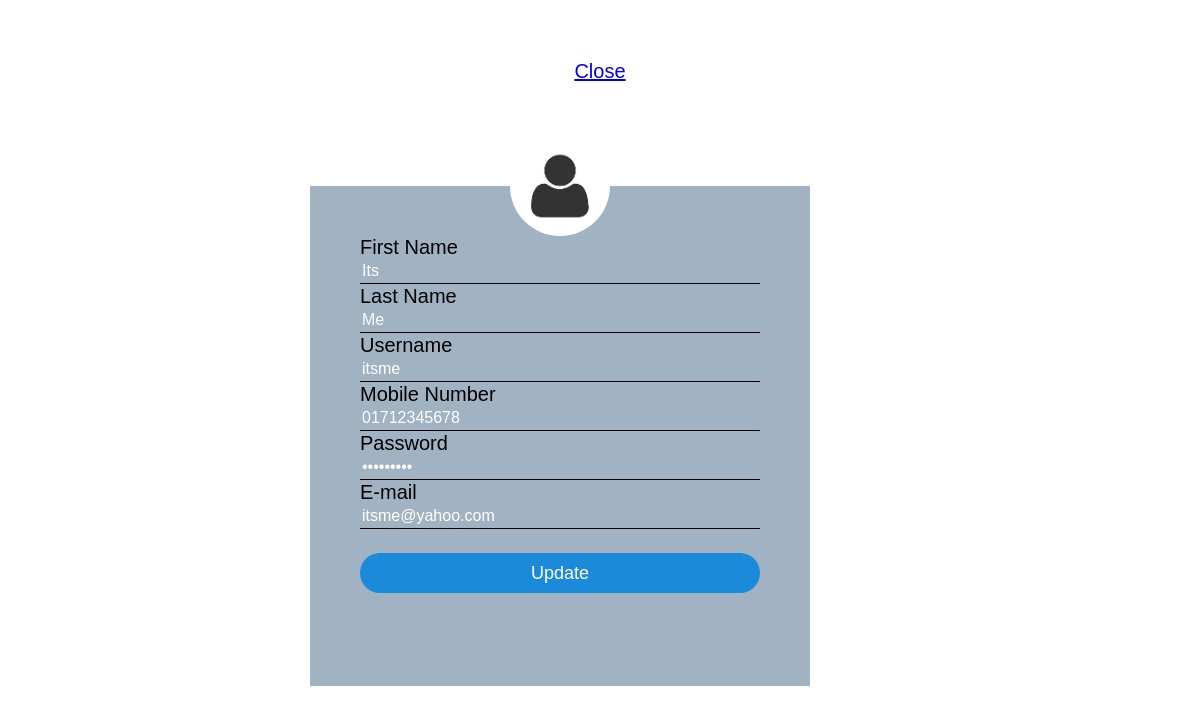
The app's page /adminProfileInfo_2.php (signed in) with its own data.
### tables this page shows
CREATE TABLE `user_info` (
  `user_name` varchar(20) NOT NULL,
  `email` varchar(40) NOT NULL,
  `pass` varchar(30) NOT NULL,
  `first_name` varchar(20) NOT NULL,
  `last_name` varchar(20) NOT NULL,
  `phone` varchar(14) NOT NULL,
  `gender` varchar(6) NOT NULL,
  `u_type_name` varchar(2) NOT NULL,
  `status` varchar(20) NOT NULL
);

### adminProfileInfo_2.php (the view, shortened to what this page needs)
<?php
if ($_SESSION['user_name'] != true)
{
    header("location: SignIn.php");
}
else {
$servername = "localhost";
$uname      = "root";
$password   = "";
$dbname     = "gadto";
$conn       = mysqli_connect($servername, $uname, $password, $dbname);
$username   = $_SESSION['user_name'];
$sql        = "select * from user_info where user_name='$username'";
$result     = mysqli_query($conn, $sql);
$row        = mysqli_fetch_assoc($result);
}
?>
<html>
<head>
    <link rel="stylesheet" type="text/css" href="style.css">
</head>
<body>
    <div style="padding-bottom: 60px;">
        <div class="login-box">
                <img src="ppic.png" class="avatar">
                <form method="POST" action="#">
                    <lebel>First Name</lebel>
                    <input type="text" name="first_name" value="<?php echo $row['first_name']?>" border-style: solid>
                    <lebel>Last Name</lebel>
                    <input type="text" name="last_name" value="<?php echo $row['last_name']?>" border-style: solid>
                    <lebel>Username</lebel>
                    <input type="text" name="user_name" value="<?php echo $row['user_name']?>" readonly border-style: solid />
                    <lebel>Mobile Number</lebel>
                    <input type="text" name="phone" value="<?php echo $row['phone']?>" border-style: solid />
                    <lebel>Password</lebel>
                    <input type="password" name="pass" value="<?php echo $row['pass']?>">
                    <lebel>E-mail</lebel>
                    <input type="text" name="email" value="<?php echo $row['email']?>">
                    <br/>
                    <br/>
                    <input type="submit" name="update" value="Update">
                    <br/>
                    <br/>
                </form>
            </div>
    </div>
<div align="center">
    <a href="adminPortal.php">Close</a>
</div>
</body>
</html>

### style.css (style rules this page uses)
body { margin: 0; padding: 0; background: url(image.jpg); background-size: cover; background-position: center; font-family: Arial, Helvetica, sans-serif; font-size: 20px; }
.login-box { width: 500px; height: 500px; background:#A1B2C3; color: #000; top: 67%; left: 55%; position: absolute; transform: translate(-70%,-70%); box-sizing: border-box; padding: 50px 50px; }
.avatar { width: 100px; height: 100px; border-radius: 50%; position: absolute; top: -50px; left: calc(50% - 50px); }
.login-box input { width: 100%; margin-bottom: 1px; }
.login-box input[type="text"], input[type="password"] { border: none; border-bottom: 1px solid #000; background: transparent; outline: none; height: 25px; color: #fff; font-size: 16px; }
.login-box input[type="submit"] { border: none; outline: none; height: 40px; background: #1c8adb; color: #fff; font-size: 18px; border-radius: 20px; }

### records on screen
user_info: first_name "Its", last_name "Me", user_name "itsme", phone "01712345678", email "itsme@yahoo.com"
